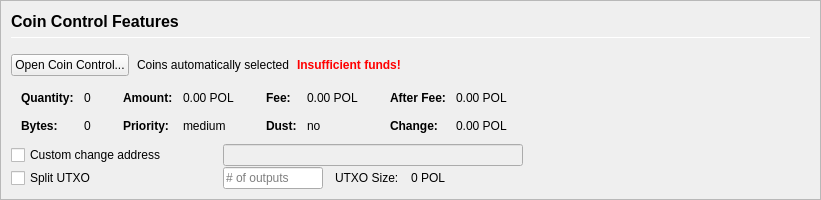
         <widget class="QFrame" name="frameCoinControl">
          <property name="sizePolicy">
           <sizepolicy hsizetype="Expanding" vsizetype="Expanding">
            <horstretch>0</horstretch>
            <verstretch>0</verstretch>
           </sizepolicy>
          </property>
          <property name="maximumSize">
           <size>
            <width>16777215</width>
            <height>16777215</height>
           </size>
          </property>
          <property name="frameShape">
           <enum>QFrame::StyledPanel</enum>
          </property>
          <property name="frameShadow">
           <enum>QFrame::Sunken</enum>
          </property>
          <layout class="QVBoxLayout" name="verticalLayoutCoinControl2">
           <property name="spacing">
            <number>0</number>
           </property>
           <property name="leftMargin">
            <number>0</number>
           </property>
           <property name="topMargin">
            <number>0</number>
           </property>
           <property name="rightMargin">
            <number>0</number>
           </property>
           <property name="bottomMargin">
            <number>0</number>
           </property>
           <item>
            <widget class="QFrame" name="frameCoinControl_BG">
             <layout class="QVBoxLayout" name="verticalLayoutCoinControl" stretch="0,0,0,0,0,0">
              <property name="spacing">
               <number>1</number>
              </property>
              <property name="leftMargin">
               <number>10</number>
              </property>
              <property name="topMargin">
               <number>10</number>
              </property>
              <item>
               <layout class="QHBoxLayout" name="horizontalLayoutCoinControl1">
                <property name="bottomMargin">
                 <number>15</number>
                </property>
                <item>
                 <layout class="QVBoxLayout" name="verticalLayout_3">
                  <property name="spacing">
                   <number>6</number>
                  </property>
                  <item>
                   <widget class="QLabel" name="labelCoinControlFeatures">
                    <property name="sizePolicy">
                     <sizepolicy hsizetype="Preferred" vsizetype="Maximum">
                      <horstretch>0</horstretch>
                      <verstretch>0</verstretch>
                     </sizepolicy>
                    </property>
                    <property name="minimumSize">
                     <size>
                      <width>0</width>
                      <height>20</height>
                     </size>
                    </property>
                    <property name="font">
                     <font>
                      <pointsize>12</pointsize>
                      <weight>75</weight>
                      <bold>true</bold>
                     </font>
                    </property>
                    <property name="styleSheet">
                     <string notr="true">font-weight:bold;</string>
                    </property>
                    <property name="text">
                     <string>Coin Control Features</string>
                    </property>
                   </widget>
                  </item>
                  <item>
                   <widget class="Line" name="line">
                    <property name="minimumSize">
                     <size>
                      <width>0</width>
                      <height>1</height>
                     </size>
                    </property>
                    <property name="maximumSize">
                     <size>
                      <width>16777215</width>
                      <height>1</height>
                     </size>
                    </property>
                    <property name="orientation">
                     <enum>Qt::Horizontal</enum>
                    </property>
                   </widget>
                  </item>
                 </layout>
                </item>
               </layout>
              </item>
              <item>
               <layout class="QHBoxLayout" name="horizontalLayoutCoinControl2" stretch="0,0,0,0">
                <property name="spacing">
                 <number>8</number>
                </property>
                <property name="bottomMargin">
                 <number>10</number>
                </property>
                <item>
                 <widget class="QPushButton" name="pushButtonCoinControl">
                  <property name="styleSheet">
                   <string notr="true"/>
                  </property>
                  <property name="text">
                   <string>Open Coin Control...</string>
                  </property>
                  <property name="autoDefault">
                   <bool>false</bool>
                  </property>
                 </widget>
                </item>
                <item>
                 <widget class="QLabel" name="labelCoinControlAutomaticallySelected">
                  <property name="text">
                   <string>Coins automatically selected</string>
                  </property>
                  <property name="margin">
                   <number>5</number>
                  </property>
                 </widget>
                </item>
                <item>
                 <widget class="QLabel" name="labelCoinControlInsuffFunds">
                  <property name="font">
                   <font>
                    <weight>75</weight>
                    <bold>true</bold>
                   </font>
                  </property>
                  <property name="styleSheet">
                   <string notr="true">color:red;font-weight:bold;</string>
                  </property>
                  <property name="text">
                   <string>Insufficient funds!</string>
                  </property>
                  <property name="margin">
                   <number>5</number>
                  </property>
                 </widget>
                </item>
                <item>
                 <spacer name="horizontalSpacerCoinControl">
                  <property name="orientation">
                   <enum>Qt::Horizontal</enum>
                  </property>
                  <property name="sizeHint" stdset="0">
                   <size>
                    <width>40</width>
                    <height>1</height>
                   </size>
                  </property>
                 </spacer>
                </item>
               </layout>
              </item>
              <item>
               <widget class="QWidget" name="widgetCoinControl" native="true">
                <property name="sizePolicy">
                 <sizepolicy hsizetype="Preferred" vsizetype="Preferred">
                  <horstretch>0</horstretch>
                  <verstretch>0</verstretch>
                 </sizepolicy>
                </property>
                <property name="minimumSize">
                 <size>
                  <width>0</width>
                  <height>0</height>
                 </size>
                </property>
                <property name="styleSheet">
                 <string notr="true"/>
                </property>
                <layout class="QHBoxLayout" name="horizontalLayoutCoinControl5">
                 <property name="leftMargin">
                  <number>0</number>
                 </property>
                 <property name="topMargin">
                  <number>0</number>
                 </property>
                 <property name="rightMargin">
                  <number>0</number>
                 </property>
                 <property name="bottomMargin">
                  <number>0</number>
                 </property>
                 <item>
                  <layout class="QHBoxLayout" name="horizontalLayoutCoinControl3" stretch="0,0,0,1">
                   <property name="spacing">
                    <number>20</number>
                   </property>
                   <property name="topMargin">
                    <number>0</number>
                   </property>
                   <property name="bottomMargin">
                    <number>10</number>
                   </property>
                   <item>
                    <layout class="QFormLayout" name="formLayoutCoinControl1">
                     <property name="horizontalSpacing">
                      <number>10</number>
                     </property>
                     <property name="verticalSpacing">
                      <number>14</number>
                     </property>
                     <property name="leftMargin">
                      <number>10</number>
                     </property>
                     <property name="topMargin">
                      <number>4</number>
                     </property>
                     <property name="rightMargin">
                      <number>6</number>
                     </property>
                     <item row="0" column="0">
                      <widget class="QLabel" name="labelCoinControlQuantityText">
                       <property name="font">
                        <font>
                         <weight>75</weight>
                         <bold>true</bold>
                        </font>
                       </property>
                       <property name="text">
                        <string>Quantity:</string>
                       </property>
                       <property name="margin">
                        <number>0</number>
                       </property>
                      </widget>
                     </item>
                     <item row="0" column="1">
                      <widget class="QLabel" name="labelCoinControlQuantity">
                       <property name="cursor">
                        <cursorShape>IBeamCursor</cursorShape>
                       </property>
                       <property name="contextMenuPolicy">
                        <enum>Qt::ActionsContextMenu</enum>
                       </property>
                       <property name="text">
                        <string notr="true">0</string>
                       </property>
                       <property name="margin">
                        <number>0</number>
                       </property>
                       <property name="textInteractionFlags">
                        <set>Qt::LinksAccessibleByMouse|Qt::TextSelectableByKeyboard|Qt::TextSelectableByMouse</set>
                       </property>
                      </widget>
                     </item>
                     <item row="1" column="0">
                      <widget class="QLabel" name="labelCoinControlBytesText">
                       <property name="font">
                        <font>
                         <weight>75</weight>
                         <bold>true</bold>
                        </font>
                       </property>
                       <property name="text">
                        <string>Bytes:</string>
                       </property>
                      </widget>
                     </item>
                     <item row="1" column="1">
                      <widget class="QLabel" name="labelCoinControlBytes">
                       <property name="cursor">
                        <cursorShape>IBeamCursor</cursorShape>
                       </property>
                       <property name="contextMenuPolicy">
                        <enum>Qt::ActionsContextMenu</enum>
                       </property>
                       <property name="text">
                        <string notr="true">0</string>
                       </property>
                       <property name="textInteractionFlags">
                        <set>Qt::LinksAccessibleByMouse|Qt::TextSelectableByKeyboard|Qt::TextSelectableByMouse</set>
                       </property>
                      </widget>
                     </item>
                    </layout>
                   </item>
                   <item>
                    <layout class="QFormLayout" name="formLayoutCoinControl2">
                     <property name="horizontalSpacing">
                      <number>10</number>
                     </property>
                     <property name="verticalSpacing">
                      <number>14</number>
                     </property>
                     <property name="leftMargin">
                      <number>6</number>
                     </property>
                     <property name="topMargin">
                      <number>4</number>
                     </property>
                     <property name="rightMargin">
                      <number>6</number>
                     </property>
                     <item row="0" column="0">
                      <widget class="QLabel" name="labelCoinControlAmountText">
                       <property name="font">
                        <font>
                         <weight>75</weight>
                         <bold>true</bold>
                        </font>
                       </property>
                       <property name="text">
                        <string>Amount:</string>
                       </property>
                       <property name="margin">
                        <number>0</number>
                       </property>
                      </widget>
                     </item>
                     <item row="0" column="1">
                      <widget class="QLabel" name="labelCoinControlAmount">
                       <property name="cursor">
                        <cursorShape>IBeamCursor</cursorShape>
                       </property>
                       <property name="contextMenuPolicy">
                        <enum>Qt::ActionsContextMenu</enum>
                       </property>
                       <property name="text">
                        <string notr="true">0.00 POL</string>
                       </property>
                       <property name="textInteractionFlags">
                        <set>Qt::LinksAccessibleByMouse|Qt::TextSelectableByKeyboard|Qt::TextSelectableByMouse</set>
                       </property>
                      </widget>
                     </item>
                     <item row="1" column="0">
                      <widget class="QLabel" name="labelCoinControlPriorityText">
                       <property name="font">
                        <font>
                         <weight>75</weight>
                         <bold>true</bold>
                        </font>
                       </property>
                       <property name="text">
                        <string>Priority:</string>
                       </property>
                      </widget>
                     </item>
                     <item row="1" column="1">
                      <widget class="QLabel" name="labelCoinControlPriority">
                       <property name="cursor">
                        <cursorShape>IBeamCursor</cursorShape>
                       </property>
                       <property name="contextMenuPolicy">
                        <enum>Qt::ActionsContextMenu</enum>
                       </property>
                       <property name="text">
                        <string>medium</string>
                       </property>
                       <property name="textInteractionFlags">
                        <set>Qt::LinksAccessibleByMouse|Qt::TextSelectableByKeyboard|Qt::TextSelectableByMouse</set>
                       </property>
                      </widget>
                     </item>
                    </layout>
                   </item>
                   <item>
                    <layout class="QFormLayout" name="formLayoutCoinControl3">
                     <property name="horizontalSpacing">
                      <number>10</number>
                     </property>
                     <property name="verticalSpacing">
                      <number>14</number>
                     </property>
                     <property name="leftMargin">
                      <number>6</number>
                     </property>
                     <property name="topMargin">
                      <number>4</number>
                     </property>
                     <property name="rightMargin">
                      <number>6</number>
                     </property>
                     <item row="0" column="0">
                      <widget class="QLabel" name="labelCoinControlFeeText">
                       <property name="font">
                        <font>
                         <weight>75</weight>
                         <bold>true</bold>
                        </font>
                       </property>
                       <property name="text">
                        <string>Fee:</string>
                       </property>
                       <property name="margin">
                        <number>0</number>
                       </property>
                      </widget>
                     </item>
                     <item row="0" column="1">
                      <widget class="QLabel" name="labelCoinControlFee">
                       <property name="cursor">
                        <cursorShape>IBeamCursor</cursorShape>
                       </property>
                       <property name="contextMenuPolicy">
                        <enum>Qt::ActionsContextMenu</enum>
                       </property>
                       <property name="text">
                        <string notr="true">0.00 POL</string>
                       </property>
                       <property name="textInteractionFlags">
                        <set>Qt::LinksAccessibleByMouse|Qt::TextSelectableByKeyboard|Qt::TextSelectableByMouse</set>
                       </property>
                      </widget>
                     </item>
                     <item row="1" column="0">
                      <widget class="QLabel" name="labelCoinControlLowOutputText">
                       <property name="font">
                        <font>
                         <weight>75</weight>
                         <bold>true</bold>
                        </font>
                       </property>
                       <property name="text">
                        <string>Dust:</string>
                       </property>
                      </widget>
                     </item>
                     <item row="1" column="1">
                      <widget class="QLabel" name="labelCoinControlLowOutput">
                       <property name="cursor">
                        <cursorShape>IBeamCursor</cursorShape>
                       </property>
                       <property name="contextMenuPolicy">
                        <enum>Qt::ActionsContextMenu</enum>
                       </property>
                       <property name="text">
                        <string>no</string>
                       </property>
                       <property name="textInteractionFlags">
                        <set>Qt::LinksAccessibleByMouse|Qt::TextSelectableByKeyboard|Qt::TextSelectableByMouse</set>
                       </property>
                      </widget>
                     </item>
                    </layout>
                   </item>
                   <item>
                    <layout class="QFormLayout" name="formLayoutCoinControl4">
                     <property name="horizontalSpacing">
                      <number>10</number>
                     </property>
                     <property name="verticalSpacing">
                      <number>14</number>
                     </property>
                     <property name="leftMargin">
                      <number>6</number>
                     </property>
                     <property name="topMargin">
                      <number>4</number>
                     </property>
                     <property name="rightMargin">
                      <number>6</number>
                     </property>
                     <item row="0" column="0">
                      <widget class="QLabel" name="labelCoinControlAfterFeeText">
                       <property name="font">
                        <font>
                         <weight>75</weight>
                         <bold>true</bold>
                        </font>
                       </property>
                       <property name="text">
                        <string>After Fee:</string>
                       </property>
                       <property name="margin">
                        <number>0</number>
                       </property>
                      </widget>
                     </item>
                     <item row="0" column="1">
                      <widget class="QLabel" name="labelCoinControlAfterFee">
                       <property name="cursor">
                        <cursorShape>IBeamCursor</cursorShape>
                       </property>
                       <property name="contextMenuPolicy">
                        <enum>Qt::ActionsContextMenu</enum>
                       </property>
                       <property name="text">
                        <string notr="true">0.00 POL</string>
                       </property>
                       <property name="textInteractionFlags">
                        <set>Qt::LinksAccessibleByMouse|Qt::TextSelectableByKeyboard|Qt::TextSelectableByMouse</set>
                       </property>
                      </widget>
                     </item>
                     <item row="1" column="0">
                      <widget class="QLabel" name="labelCoinControlChangeText">
                       <property name="font">
                        <font>
                         <weight>75</weight>
                         <bold>true</bold>
                        </font>
                       </property>
                       <property name="text">
                        <string>Change:</string>
                       </property>
                      </widget>
                     </item>
                     <item row="1" column="1">
                      <widget class="QLabel" name="labelCoinControlChange">
                       <property name="cursor">
                        <cursorShape>IBeamCursor</cursorShape>
                       </property>
                       <property name="contextMenuPolicy">
                        <enum>Qt::ActionsContextMenu</enum>
                       </property>
                       <property name="text">
                        <string notr="true">0.00 POL</string>
                       </property>
                       <property name="textInteractionFlags">
                        <set>Qt::LinksAccessibleByMouse|Qt::TextSelectableByKeyboard|Qt::TextSelectableByMouse</set>
                       </property>
                      </widget>
                     </item>
                    </layout>
                   </item>
                  </layout>
                 </item>
                </layout>
               </widget>
              </item>
              <item>
               <layout class="QHBoxLayout" name="horizontalLayoutCoinControl4">
                <property name="spacing">
                 <number>12</number>
                </property>
                <property name="sizeConstraint">
                 <enum>QLayout::SetDefaultConstraint</enum>
                </property>
                <property name="topMargin">
                 <number>0</number>
                </property>
                <property name="rightMargin">
                 <number>0</number>
                </property>
                <item>
                 <widget class="QCheckBox" name="checkBoxCoinControlChange">
                  <property name="sizePolicy">
                   <sizepolicy hsizetype="Preferred" vsizetype="Preferred">
                    <horstretch>0</horstretch>
                    <verstretch>0</verstretch>
                   </sizepolicy>
                  </property>
                  <property name="minimumSize">
                   <size>
                    <width>200</width>
                    <height>0</height>
                   </size>
                  </property>
                  <property name="maximumSize">
                   <size>
                    <width>200</width>
                    <height>16777215</height>
                   </size>
                  </property>
                  <property name="toolTip">
                   <string>If this is activated, but the change address is empty or invalid, change will be sent to a newly generated address.</string>
                  </property>
                  <property name="text">
                   <string>Custom change address</string>
                  </property>
                 </widget>
                </item>
                <item>
                 <widget class="QValidatedLineEdit" name="lineEditCoinControlChange">
                  <property name="enabled">
                   <bool>false</bool>
                  </property>
                  <property name="sizePolicy">
                   <sizepolicy hsizetype="Preferred" vsizetype="Preferred">
                    <horstretch>0</horstretch>
                    <verstretch>0</verstretch>
                   </sizepolicy>
                  </property>
                  <property name="minimumSize">
                   <size>
                    <width>300</width>
                    <height>0</height>
                   </size>
                  </property>
                 </widget>
                </item>
                <item>
                 <widget class="QLabel" name="labelCoinControlChangeLabel">
                  <property name="sizePolicy">
                   <sizepolicy hsizetype="Preferred" vsizetype="Preferred">
                    <horstretch>0</horstretch>
                    <verstretch>0</verstretch>
                   </sizepolicy>
                  </property>
                  <property name="minimumSize">
                   <size>
                    <width>100</width>
                    <height>0</height>
                   </size>
                  </property>
                  <property name="text">
                   <string/>
                  </property>
                  <property name="margin">
                   <number>3</number>
                  </property>
                 </widget>
                </item>
               </layout>
              </item>
              <item>
               <layout class="QHBoxLayout" name="horizontalLayoutCoinControl6">
                <property name="spacing">
                 <number>12</number>
                </property>
                <property name="rightMargin">
                 <number>0</number>
                </property>
                <item>
                 <widget class="QCheckBox" name="splitBlockCheckBox">
                  <property name="sizePolicy">
                   <sizepolicy hsizetype="Preferred" vsizetype="Preferred">
                    <horstretch>0</horstretch>
                    <verstretch>0</verstretch>
                   </sizepolicy>
                  </property>
                  <property name="minimumSize">
                   <size>
                    <width>200</width>
                    <height>0</height>
                   </size>
                  </property>
                  <property name="maximumSize">
                   <size>
                    <width>200</width>
                    <height>16777215</height>
                   </size>
                  </property>
                  <property name="text">
                   <string>Split UTXO</string>
                  </property>
                 </widget>
                </item>
                <item>
                 <widget class="QLineEdit" name="splitBlockLineEdit">
                  <property name="sizePolicy">
                   <sizepolicy hsizetype="Preferred" vsizetype="Preferred">
                    <horstretch>50</horstretch>
                    <verstretch>0</verstretch>
                   </sizepolicy>
                  </property>
                  <property name="minimumSize">
                   <size>
                    <width>100</width>
                    <height>0</height>
                   </size>
                  </property>
                  <property name="maximumSize">
                   <size>
                    <width>100</width>
                    <height>16777215</height>
                   </size>
                  </property>
                  <property name="placeholderText">
                   <string># of outputs</string>
                  </property>
                 </widget>
                </item>
                <item>
                 <widget class="QLabel" name="labelBlockSizeText">
                  <property name="text">
                   <string>UTXO Size:</string>
                  </property>
                 </widget>
                </item>
                <item>
                 <widget class="QLabel" name="labelBlockSize">
                  <property name="text">
                   <string>0 POL</string>
                  </property>
                 </widget>
                </item>
                <item>
                 <spacer name="horizontalSpacer_7">
                  <property name="orientation">
                   <enum>Qt::Horizontal</enum>
                  </property>
                  <property name="sizeHint" stdset="0">
                   <size>
                    <width>40</width>
                    <height>20</height>
                   </size>
                  </property>
                 </spacer>
                </item>
               </layout>
              </item>
              <item>
               <spacer name="verticalSpacerCoinControl">
                <property name="orientation">
                 <enum>Qt::Vertical</enum>
                </property>
                <property name="sizeHint" stdset="0">
                 <size>
                  <width>800</width>
                  <height>1</height>
                 </size>
                </property>
               </spacer>
              </item>
             </layout>
            </widget>
           </item>
          </layout>
         </widget>
